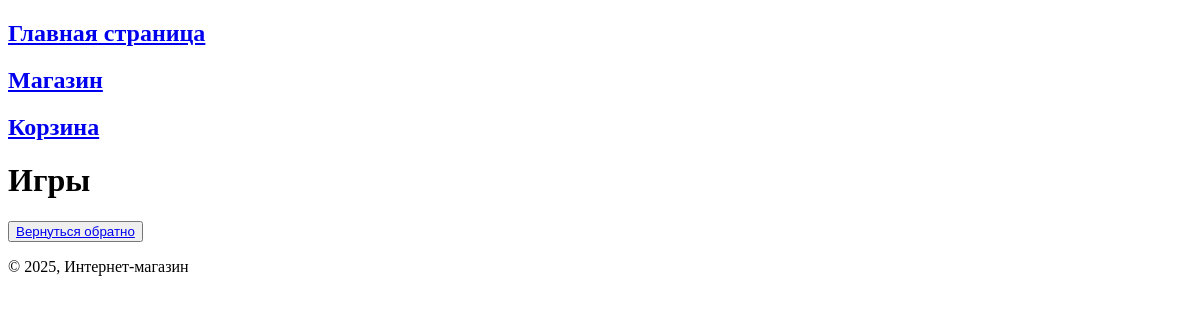
The app's page /games/, older data.
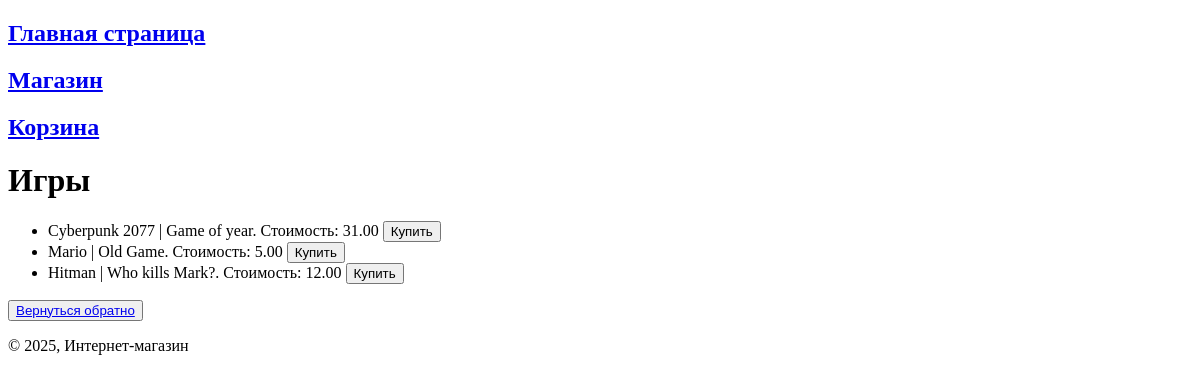
The same page, newer data.
### task1/models.py (models this page shows)
class Game(models.Model):
    title = models.CharField(max_length=200)  # название игры
    cost = models.DecimalField(max_digits=10, decimal_places=2)  # цена
    size = models.DecimalField(max_digits=10, decimal_places=2)  # размер файлов игры
    description = models.TextField()  # описание (неограниченное кол-во текста, поле необязательно для заполнения в формах и админке Django (может быть пустым))
    age_limited = models.BooleanField(default=False) # Поле, которое вычисляется автоматически на основе возраста
    buyer = models.ManyToManyField(Buyer, related_name='games')
    def __str__(self):
        return self.title

### task1/views.py (the view)
# urls.py: path('games/', games, name='Игры'),  # Подключение маршрута task4: игры
def games(request):
    pagename = 'Игры'
    context['pagename'] = pagename
    context['base_title'] = 'Игры'
    context['menu'] = menu
    content = Game.objects.all()
    context['games'] = content
    print(context)
    return render(request, 'fourth_task/games.html', context)

### templates/fourth_task/games.html (shortened to what this page needs)
<!DOCTYPE html>
<html lang="en">
{% extends 'fourth_task/menu.html' %}
  {% block content %}
      <h1>Игры</h1>
      <ul>
          {% for game in games %}
              <li>
                  {{ game.title }} | {{ game.description }}. Стоимость: {{ game.cost }}
                  <button>Купить</button></a></h2>
              </li>
          {% endfor %}
        </ul>
  <button><a href="/menu/">Вернуться обратно</a></button>
  {% endblock %}

### templates/fourth_task/menu.html (shortened to what this page needs)
<!DOCTYPE html>
<html lang="en">
<head>
</head>
<body>
  <nav>
    {% block menu %}
        <h2><a href="/">Главная страница</a></h2>
        <h2><a href="/games/">Магазин</a></h2>
        <h2><a href="/basket/">Корзина</a></h2>
    {% endblock %}
  </nav>
  <main>
    {% block content %}{% endblock %}
  </main>
  <footer>
    <p>© 2025, Интернет-магазин</p>
  </footer>
</body>
</html>

Row changes from the older to the newer data that the page shows:
added Game: title "Cyberpunk 2077", description "Game of year", cost "31.00"
added Game: title "Mario", description "Old Game", cost "5.00"
added Game: title "Hitman", description "Who kills Mark?", cost "12.00"
